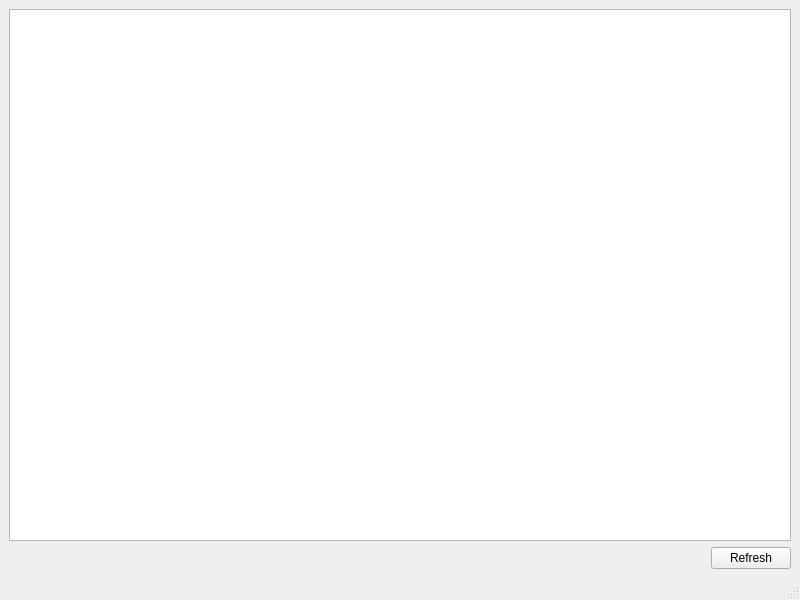
<?xml version="1.0" encoding="UTF-8"?>
<ui version="4.0">
 <class>ImageViewer</class>
 <widget class="QMainWindow" name="ImageViewer">
  <property name="geometry">
   <rect>
    <x>0</x>
    <y>0</y>
    <width>800</width>
    <height>600</height>
   </rect>
  </property>
  <property name="windowTitle">
   <string>Viewer</string>
  </property>
  <widget class="QWidget" name="centralwidget">
   <layout class="QVBoxLayout" name="verticalLayout">
    <item>
     <widget class="ImageGraphicsView" name="graphicsView"/>
    </item>
    <item>
     <layout class="QHBoxLayout" name="horizontalLayout">
      <item>
       <spacer name="horizontalSpacer">
        <property name="orientation">
         <enum>Qt::Horizontal</enum>
        </property>
        <property name="sizeHint" stdset="0">
         <size>
          <width>40</width>
          <height>20</height>
         </size>
        </property>
       </spacer>
      </item>
      <item>
       <widget class="QPushButton" name="pushButton">
        <property name="text">
         <string>Refresh</string>
        </property>
       </widget>
      </item>
     </layout>
    </item>
   </layout>
  </widget>
  <widget class="QMenuBar" name="menubar">
   <property name="geometry">
    <rect>
     <x>0</x>
     <y>0</y>
     <width>800</width>
     <height>21</height>
    </rect>
   </property>
  </widget>
  <widget class="QStatusBar" name="statusbar"/>
 </widget>
 <customwidgets>
  <customwidget>
   <class>ImageGraphicsView</class>
   <extends>QGraphicsView</extends>
   <header>imageviewer.h</header>
  </customwidget>
 </customwidgets>
 <resources/>
 <connections/>
</ui>
